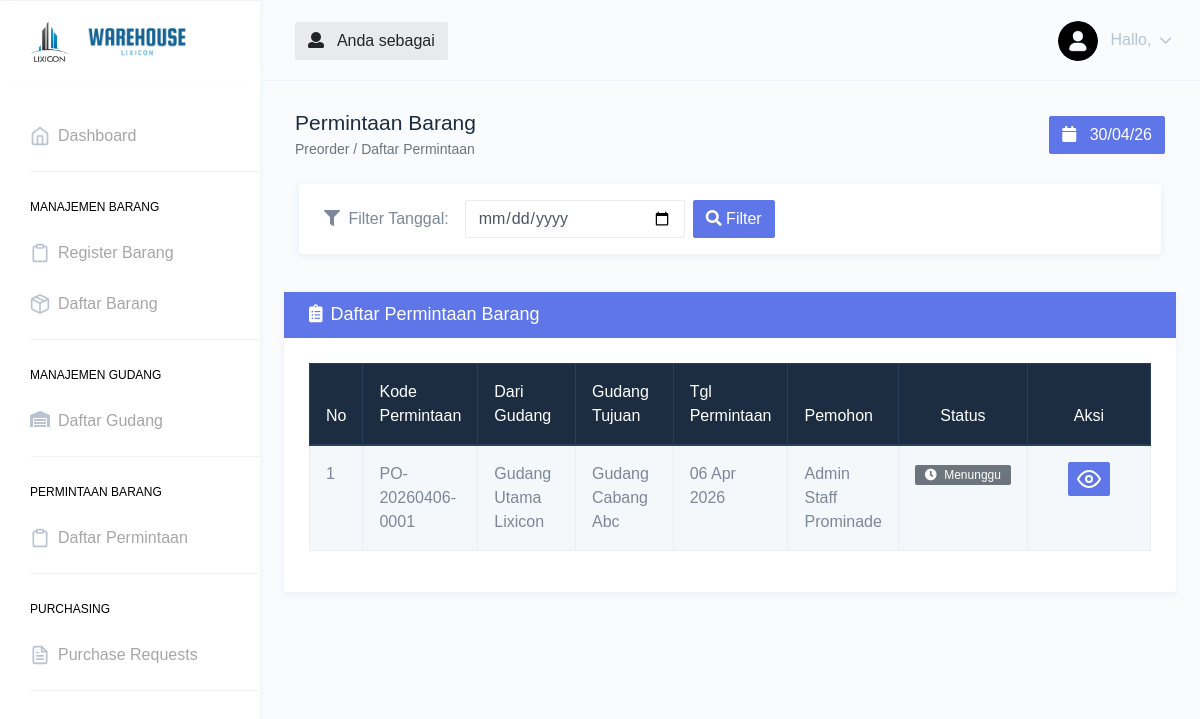
The app's page /index.php/preorder with its own data.
### tables this page shows
CREATE TABLE `permintaan_barang` (
  `id` int(11) NOT NULL,
  `kode_permintaan` varchar(30) NOT NULL,
  `id_user` int(11) NOT NULL,
  `id_gudang_asal` int(11) DEFAULT NULL,
  `id_gudang_tujuan` int(11) DEFAULT NULL,
  `tanggal_permintaan` date NOT NULL,
  `status` enum('menunggu','disetujui','ditolak','surat_jalan','dikirim','selesai','belum_selesai') NOT NULL DEFAULT 'menunggu',
  `keterangan` text DEFAULT NULL,
  `alasan_tolak` text DEFAULT NULL,
  `created_at` datetime DEFAULT current_timestamp(),
  `updated_at` datetime DEFAULT current_timestamp() ON UPDATE current_timestamp()
);

CREATE TABLE `gudang` (
  `id` int(11) NOT NULL,
  `nama` varchar(100) NOT NULL,
  `alamat` varchar(255) DEFAULT NULL,
  `created_at` datetime NOT NULL DEFAULT current_timestamp(),
  `updated_at` datetime DEFAULT NULL ON UPDATE current_timestamp()
);

CREATE TABLE `user` (
  `id` int(11) NOT NULL,
  `nama` varchar(50) NOT NULL,
  `email` varchar(50) NOT NULL,
  `password` varchar(255) NOT NULL,
  `telefon` varchar(15) NOT NULL,
  `ktp` varchar(30) NOT NULL,
  `id_gudang` int(11) DEFAULT NULL,
  `role` enum('admin','staff') NOT NULL DEFAULT 'staff',
  `status` enum('aktif','non-aktif') NOT NULL DEFAULT 'aktif'
);

### application/core/MY_Controller.php (called while the page is built, shortened)
<?php
class MY_Controller extends CI_Controller
{
    public function __construct()
    {
        $model = strtolower(get_class($this));
        if (file_exists(APPPATH . 'models/' . ucfirst($model) . '_model.php')) {
            $this->load->model(ucfirst($model) . '_model', $model, true);
        }
    }
    public function view($data, $openLoginPage = false)
    {
        if ($openLoginPage) {
            $this->load->view('pages/auth/login', $data);
        } else {
            $this->load->view('layouts/dashboard', $data);
        }
    }
}

### application/controllers/Preorder.php (called while the page is built, shortened)
<?php
class Preorder extends MY_Controller
{
    public function index()
    {
        $currentPage = $this->input->get('page') ?? 1;
        $data = [
            'title' => 'Daftar Permintaan Barang',
            'breadcrumb_title' => 'Permintaan Barang',
            'breadcrumb_path' => 'Preorder / Daftar Permintaan',
            'page' => 'pages/preorder/index',
            'permintaans' => $this->preorderModel->getAllPermintaan($currentPage),
            'totalPermintaan' => $this->preorderModel->countPermintaan(),
            'currentPage' => (int) $currentPage,
            'filter_date' => null,
        ];
        return $this->view($data);
    }
}

### index.php (called while the page is built, shortened)
<?php
require_once BASEPATH.'core/CodeIgniter.php';

### application/core/MY_Model.php (called while the page is built, shortened)
<?php
class MY_Model extends CI_Model
{
    protected $perPage = 5;
    public function calculateRealOffset($page)
    {
        return (is_null($page) || empty($page))
            ? 0
            : ($page * $this->perPage) - $this->perPage;
    }
}

### application/models/Preorder_model.php (called while the page is built, shortened)
<?php
class Preorder_model extends MY_Model
{
    protected $perPage = 10;
    public function getAllPermintaan($page = null)
    {
        $this->db->select([
            'permintaan_barang.*',
            'ga.nama AS nama_gudang_asal',
            'gt.nama AS nama_gudang_tujuan',
            'user.nama AS nama_user'
        ]);
        $this->db->from('permintaan_barang');
        $this->db->join('gudang ga', 'permintaan_barang.id_gudang_asal = ga.id', 'left');
        $this->db->join('gudang gt', 'permintaan_barang.id_gudang_tujuan = gt.id', 'left');
        $this->db->join('user', 'permintaan_barang.id_user = user.id', 'left');
        $this->db->order_by('permintaan_barang.created_at', 'DESC');
        if ($page !== null) {
            $this->db->limit($this->perPage, $this->calculateRealOffset($page));
        }
        return $this->db->get()->result();
    }
}

### application/views/pages/preorder/index.php (the view, shortened to what this page needs)
<div class="row mt-4 mx-4">
    <div class="col-12">
        <div class="card shadow-sm">
            <div class="card-body py-3">
                <form action="<?= base_url('preorder/filter_date') ?>" method="POST"
                    class="d-flex align-items-center flex-wrap">
                    <label class="font-weight-semibold mb-0 mr-3"><i class="fas fa-filter mr-1"></i> Filter
                        Tanggal:</label>
                    <input type="date" name="filter_date" class="form-control mr-2" style="max-width: 220px;"
                        value="<?= isset($filter_date) && $filter_date ? date('Y-m-d', strtotime($filter_date)) : '' ?>">
                    <button type="submit" class="btn btn-primary mr-2"><i class="fas fa-search"></i> Filter</button>
                </form>
            </div>
        </div>
    </div>
</div>
<div class="row">
    <div class="col-12">
        <div class="card mt-2 mx-4">
            <div class="card-header bg-primary">
                <div class="d-flex justify-content-between align-items-center">
                    <h4 class="text-white mb-0"><i class="fas fa-clipboard-list mr-2"></i>Daftar Permintaan Barang</h4>
                </div>
            </div>
            <div class="card-body">
                <div class="table-responsive">
                    <table class="table table-striped table-hover table-bordered">
                        <thead class="thead-dark">
                            <tr>
                                <th width="5%">No</th>
                                <th width="12%">Kode Permintaan</th>
                                <th width="12%">Dari Gudang</th>
                                <th width="12%">Gudang Tujuan</th>
                                <th width="10%">Tgl Permintaan</th>
                                <th width="10%">Pemohon</th>
                                <th width="12%" class="text-center">Status</th>
                                <th width="17%" class="text-center">Aksi</th>
                            </tr>
                        </thead>
                        <tbody>
                            <?php if (empty($permintaans)): ?>
                                <tr>
                                    <td colspan="8" class="text-center py-4 text-muted">
                                        <i class="fas fa-inbox fa-2x mb-2 d-block"></i>
                                        Belum ada data permintaan barang
                                    </td>
                                </tr>
                            <?php else: ?>
                                <?php $no = ($currentPage - 1) * 10 + 1; ?>
                                <?php foreach ($permintaans as $p): ?>
                                    <tr>
                                        <td>
                                            <?= $no++ ?>
                                        </td>
                                        <td><strong>
                                                <?= $p->kode_permintaan ?>
                                            </strong></td>
                                        <td>
                                            <?= $p->nama_gudang_asal ?? '-' ?>
                                        </td>
                                        <td>
                                            <?= $p->nama_gudang_tujuan ?? '-' ?>
                                        </td>
                                        <td>
                                            <?= date('d M Y', strtotime($p->tanggal_permintaan)) ?>
                                        </td>
                                        <td>
                                            <?= $p->nama_user ?? '-' ?>
                                        </td>
                                        <td class="text-center">
                                            <?php
                                            $statusConfig = [
                                                'menunggu' => ['badge' => 'badge-secondary', 'icon' => 'fas fa-clock', 'label' => 'Menunggu'],
                                                'disetujui' => ['badge' => 'badge-info', 'icon' => 'fas fa-check', 'label' => 'Disetujui'],
                                                'ditolak' => ['badge' => 'badge-danger', 'icon' => 'fas fa-times', 'label' => 'Ditolak'],
                                                'surat_jalan' => ['badge' => 'badge-primary', 'icon' => 'fas fa-file-alt', 'label' => 'Surat Jalan'],
                                                'dikirim' => ['badge' => 'badge-warning', 'icon' => 'fas fa-shipping-fast', 'label' => 'Dikirim'],
                                                'selesai' => ['badge' => 'badge-success', 'icon' => 'fas fa-check-circle', 'label' => 'Selesai'],
                                                'belum_selesai' => ['badge' => 'badge-dark', 'icon' => 'fas fa-exclamation-triangle', 'label' => 'Belum Selesai'],
                                            ];
                                            $sc = $statusConfig[$p->status] ?? ['badge' => 'badge-secondary', 'icon' => 'fas fa-question', 'label' => $p->status];
                                            ?>
                                            <span class="badge <?= $sc['badge'] ?>"><i class="<?= $sc['icon'] ?> mr-1"></i>
                                                <?= $sc['label'] ?>
                                            </span>
                                        </td>
                                        <td class="text-center">
                                            <div class="d-flex flex-row gap-1 justify-content-center align-items-center"
                                                style="gap: 0.5rem;">
                                                <a href="<?= base_url('preorder/detail/' . $p->id) ?>"
                                                    class="btn btn-info btn-sm rounded-lg" title="Detail">
                                                    <i data-feather="eye" class="feather-sm"></i>
                                                </a>
                                            </div>
                                        </td>
                                    </tr>
                                <?php endforeach; ?>
                            <?php endif; ?>
                        </tbody>
                    </table>
                </div>
            </div>
        </div>
    </div>
</div>

### records on screen
permintaan_barang: kode_permintaan "PO-20260406-0001", id_gudang_asal.nama "Gudang Utama Lixicon", id_gudang_tujuan.nama "Gudang Cabang Abc", tanggal_permintaan "06 Apr 2026", id_user.nama "Admin Staff Prominade", status "Menunggu"

### other values on screen
$breadcrumb_title "Permintaan Barang"
$breadcrumb_path "Preorder / Daftar Permintaan"
